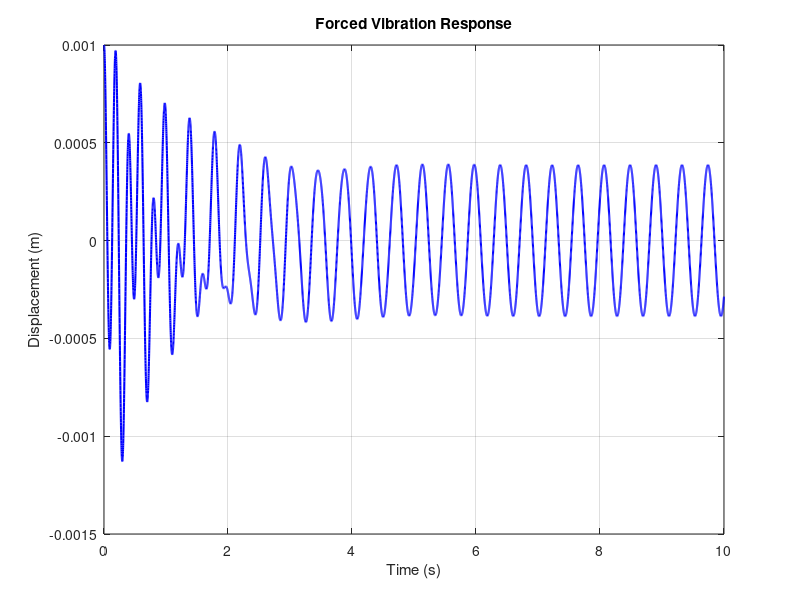
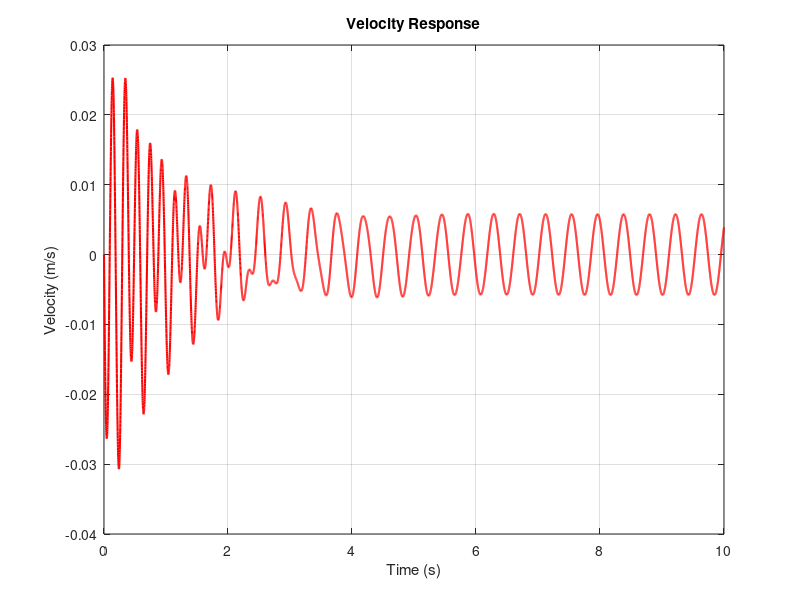
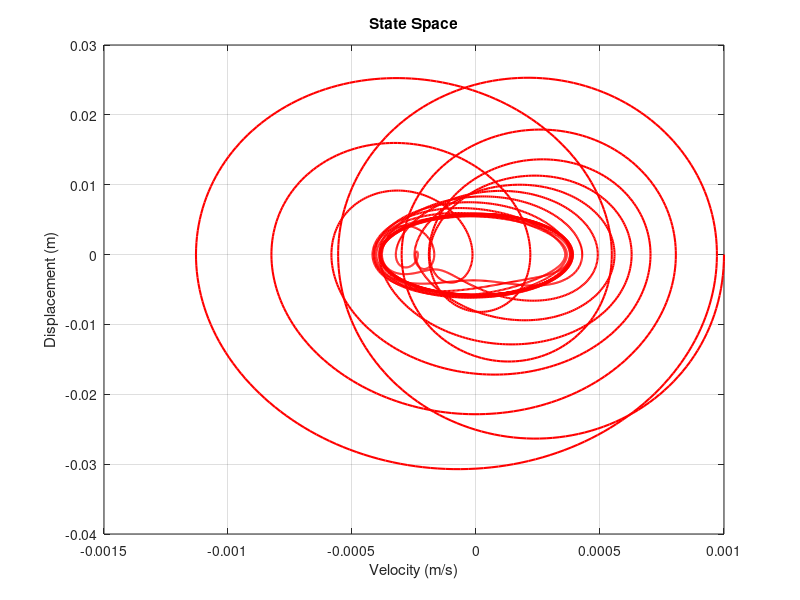

Source code (MATLAB) for these figures, in order:
clc;
clear all;
close all;


function dydt = forcesdof(t, y, m, c, k, F0, omega_f)
    F_t = F0 * sin(omega_f * t);   % Excitation force
    dydt = zeros(2,1);
    dydt(1) = y(2);
    dydt(2) = (F_t - c*y(2) - k*y(1)) / m;
end


% system parameter
m = 10;    % kg
k = 10000; % Stiffness
c = 20;    % Damping

% not required
omega_n = sqrt(k/m); 
zeta    = c / (2 * m * omega_n);

dt     = 0.001;
t_span = 0:dt:10;

% Initial condition
x0 = 0.001;
v0 = 0;
y0 = [x0; v0];

F0      = 3;
omega_f = 15; % Excitation Freq

[t,y] = ode45(@(t,y) forcesdof(t, y, m, c, k, F0, omega_f), t_span, y0);

figure;
plot(t,y(:,1),'b','LineWidth',1.5);
xlabel('Time (s)');
ylabel('Displacement (m)');
title('Forced Vibration Response');
grid on;

figure;
plot(t,y(:,2),'r','LineWidth',1.5);
xlabel('Time (s)');
ylabel('Velocity (m/s)');
title('Velocity Response');
grid on;


figure;
plot(y(:,1),y(:,2),'r','LineWidth',1.5);
xlabel('Velocity (m/s)');
ylabel('Displacement (m)');
title('State Space');
grid on;